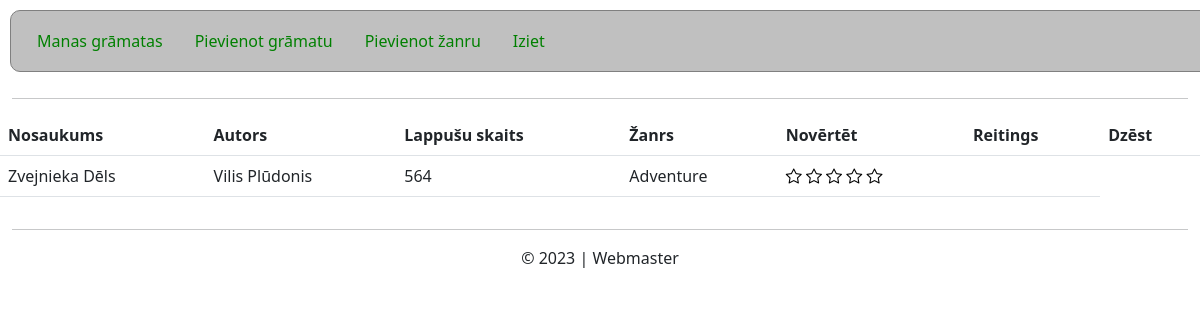
The page / (signed in) on the database as committed earlier.
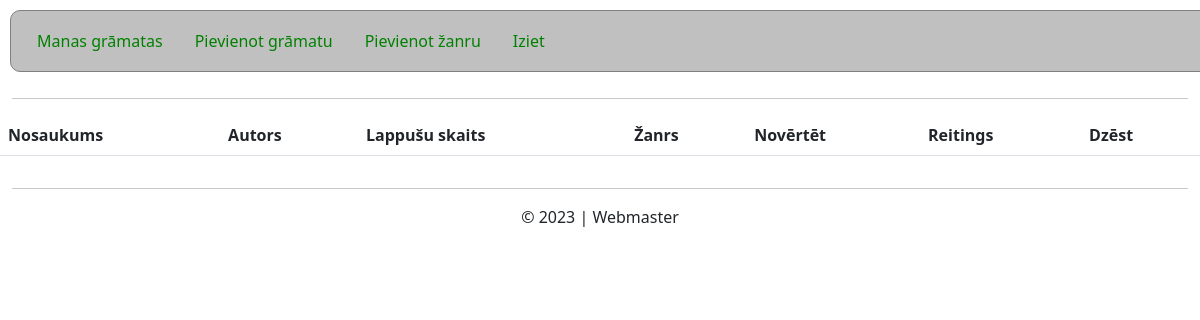
The same page on the database as committed later.
### tables this page shows
CREATE TABLE "Books" (
	"book_id"	TEXT NOT NULL,
	"author"	TEXT NOT NULL,
	"name"	TEXT NOT NULL,
	"pages"	INTEGER NOT NULL,
	"genre_id"	TEXT NOT NULL,
	FOREIGN KEY("genre_id") REFERENCES "Genres"("genre_id"),
	PRIMARY KEY("book_id")
);

CREATE TABLE "Genres" (
	"genre_id"	TEXT NOT NULL,
	"name"	TEXT NOT NULL,
	PRIMARY KEY("genre_id")
);

### app.py (the view)
@app.route("/sakums", methods = ["GET", "POST"])
@app.route("/", methods = ["GET", "POST"])
def index():
    if request.method == "POST":
        pass
    else:
        if session.get("user_id", None):
            books = []
            sql = """
                SELECT book_id
                FROM Book_links
                WHERE user_id = ?;"""
            res = cur.execute(sql, (session["user_id"], ))
            book_ids = res.fetchall()
            sql = """
                SELECT
                Books.book_id,
                Books.author,
                Books.name AS book_name,
                Books.pages,
                Genres.name AS genre_name
                FROM Books
                JOIN Genres ON Genres.genre_id = Books.genre_id
                WHERE Books.book_id IN (?);
                """
            ids = []
            for row_obj in book_ids:
                ids += [row_obj["book_id"]]
            for id in ids:
                res = cur.execute(sql, (id, ))
                books += res.fetchall()
            sql = """
                SELECT book_id, SUM(score), COUNT(rating_id)
                FROM ratings
                GROUP BY book_id;"""
            res = cur.execute(sql)
            ratings = res.fetchall()
            """ for rating in ratings:
                print(
                    rating["book_id"],
                    rating["SUM(score)"],
                    rating["COUNT(rating_id)"]) """
            return render_template(
                "books.html",
                mybooks=books,
                ratings_by_books=ratings)
        else:
            return redirect("/login")

### templates/books.html (shortened to what this page needs)
{% extends "layout.html" %}
{% block main_content %}
    <table class="table">
        <tr>
            <th>Nosaukums</th>
            <th>Autors</th>
            <th>Lappušu skaits</th>
            <th>Žanrs</th>
            <th>Novērtēt</th>
            <th>Reitings</th>
            <th>Dzēst</th>
        </tr>
        {% if mybooks != None %}
            {% for book in mybooks %}
                <tr>
                    <td>{{ book["book_name"] }}</td>
                    <td>{{ book["author"] }}</td>
                    <td>{{ book["pages"] }}</td>
                    <td>{{ book["genre_name"] }}</td>
                    <td>
                        <div class="stars">
                            <a
                                href="/set_rating?book_id={{book['book_id']}}&value=1"
                                class="bi bi-star"
                                onmouseover="animate_stars(this, this.parentElement);"
                                onmouseleave="hide_animation(this.parentElement);">
                            </a>
                            <a
                                href="/set_rating?book_id={{book['book_id']}}&value=2"
                                class="bi bi-star"
                                onmouseover="animate_stars(this, this.parentElement);"
                                onmouseleave="hide_animation(this.parentElement);">
                            </a>
                            <a
                                href="/set_rating?book_id={{book['book_id']}}&value=3"
                                class="bi bi-star"
                                onmouseover="animate_stars(this, this.parentElement);"
                                onmouseleave="hide_animation(this.parentElement);">
                            </a>
                            <a
                                href="/set_rating?book_id={{book['book_id']}}&value=4"
                                class="bi bi-star"
                                onmouseover="animate_stars(this, this.parentElement);"
                                onmouseleave="hide_animation(this.parentElement);">
                            </a>
                            <a
                                href="/set_rating?book_id={{book['book_id']}}&value=5"
                                class="bi bi-star"
                                onmouseover="animate_stars(this, this.parentElement);"
                                onmouseleave="hide_animation(this.parentElement);">
                            </a>
                        </div>
                    </td>
                    <td>
                    </td>
                </tr>
            {% endfor %}
        {% else %}
                <tr>
                    <td style="text-align: center;" colspan="4">Nav nevienas grāmatas</td>
                </tr>
        {% endif %}
    </table>
{% endblock %}

### templates/layout.html (shortened to what this page needs)
<!DOCTYPE html>
<html lang="lv">
<head>
    <link href="https://cdn.jsdelivr.net/npm/bootstrap@5.2.1/dist/css/bootstrap.min.css" rel="stylesheet">
    <link rel="stylesheet" href="{{ url_for('static', filename='css/main_styles.css') }}">
    <link rel="stylesheet" href="https://cdn.jsdelivr.net/npm/bootstrap-icons@1.11.1/font/bootstrap-icons.css">
</head>
<body>
    <div class="container-fluid">
        <div class="row">
            <ul class="nav">
                {% if session["user_id"] %}
                <li class="nav-item">
                  <a class="nav-link" aria-current="page" href="/sakums">Manas grāmatas</a>
                </li>
                <li class="nav-item">
                  <a class="nav-link" href="/pievienot_gramatu">Pievienot grāmatu</a>
                </li>
                <li class="nav-item">
                    <a class="nav-link" href="/pievienot_zanru">Pievienot žanru</a>
                </li>
                <li class="nav-item">
                    <a class="nav-link" href="/iziet">Iziet</a>
                </li>
                {% endif %}
              </ul>
        </div>
        <hr>
        <div class="row">
            {% block main_content %}{% endblock %}
        </div>
        <hr>
        <div class="row justify-content-center footer">
            © 2023 | Webmaster
        </div>
    </div>
</body>
</html>

### static/css/main_styles.css (style rules this page uses)
ul.nav { background-color: silver; border-radius: 10px; padding: 10px; margin: 10px; border: 1px solid grey; }
ul.nav a { color: green; }

Rows that differ between the two databases and show on the page:
removed Books: book_name "Zvejnieka Dēls", author "Vilis Plūdonis", pages "564", genre_name "Adventure"
